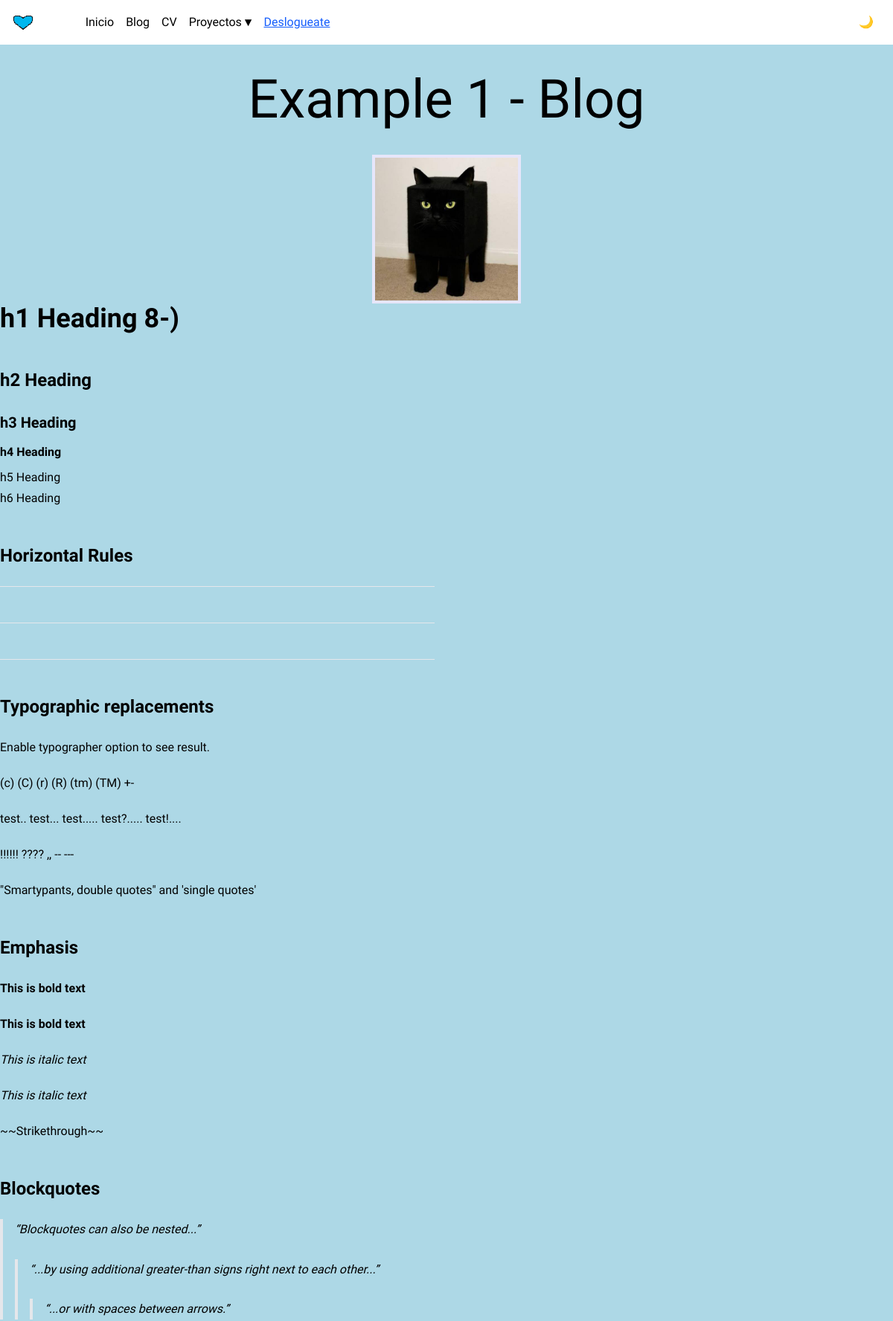
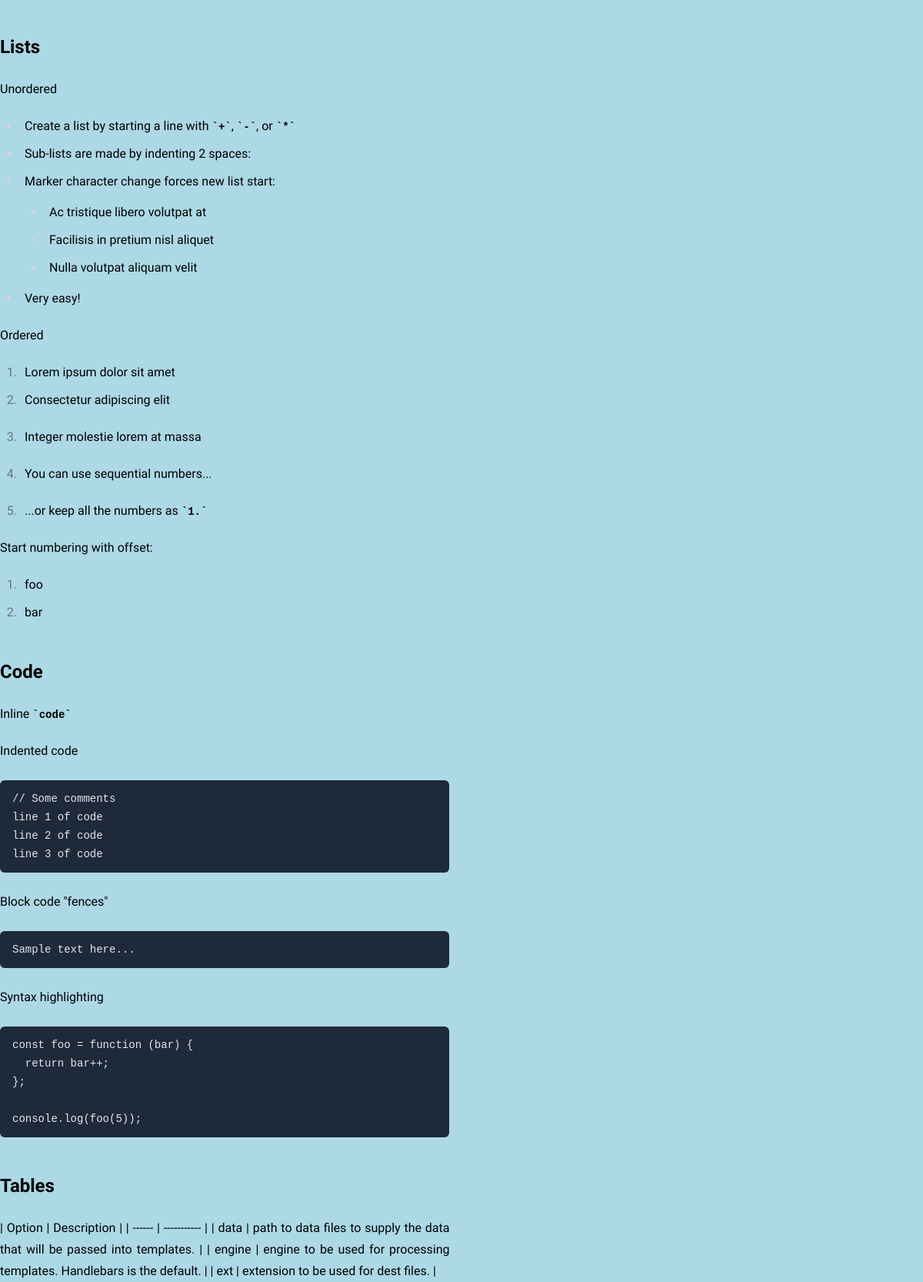
The app's page /blog/1/ (signed in, upper part) with its own data (2 pictures, top to bottom).
### blog/models.py (models this page shows, shortened)
class Product(models.Model):
    name = models.CharField(max_length=255)
    description = models.TextField()
    image = models.ImageField(upload_to='products/')
    created_at = models.DateTimeField(auto_now_add=True)
    updated_at = models.DateTimeField(auto_now=True)
    tags = models.ManyToManyField(Tag, related_name='products', blank=True)

### blog/views.py (the view)
# urls.py: path('blog/<int:pk>/', views.product_detail, name='product_detail'),
def product_detail(request, pk):
    product = get_object_or_404(Product, pk=pk)
    if request.method == 'POST':
        if not request.user.is_authenticated:
            return redirect('login')
        form = CommentForm(request.POST)
        if form.is_valid():
            comment = form.save(commit=False)
            comment.user = request.user
            comment.product = product
            parent_id = request.POST.get('parent_id')
            if parent_id:
                try:
                    parent_comment = Comment.objects.get(pk=parent_id)
                    comment.parent = parent_comment
                except Comment.DoesNotExist:
                    pass
            comment.save()
            return redirect('product_detail', pk=pk)
    else:
        form = CommentForm()
    comments = product.comments.filter(parent__isnull=True)
    return render(request, 'blogsite/blog2.html', {'product': product,
                                           'comments': comments,
                                           'comment_form': form})

### blog/templatetags/markdown_extras.py (called while the page is built)
@register.filter()
@stringfilter
def markdown(value):
    return md.markdown(value, extensions=["markdown.extensions.fenced_code"])

### templates/blogsite/blog2.html (shortened to what this page needs)
<!doctype html>
<html lang="es">
  {% load static tailwind_tags %} {% load markdown_extras %} {% load static %}
  <head>
    {% tailwind_preload_css %} {% tailwind_css %}
  </head>
  <body class="bg-main text-custom">
    <nav class="bg-accent-basic w-full px-4 py-2.5">
      <div class="max-w-7xl mx-auto grid grid-cols-12 items-center gap-4">
        <a class="col-span-2 sm:col-span-1" href="{% url 'index' %}">
          <img
            src="{% static 'icon.png' %}"
            alt="logo"
            class="w-[30px] h-[24px]"
          />
        </a>
        <div
          class="col-span-8 sm:col-span-10 grid grid-cols-1 md:grid-cols-12 items-center gap-4"
        >
          <ul
            class="md:col-span-8 grid grid-flow-col auto-cols-max gap-4 items-center"
          >
            <li>
              <a
                class="text-custom hover:opacity-75 font-normal"
                href="{% url 'index' %}"
                >Inicio</a
              >
            </li>
            <li>
              <a
                class="text-custom hover:opacity-75 font-normal"
                href="{% url 'product_list' %}"
                >Blog</a
              >
            </li>
            <li>
              <a
                class="text-custom hover:opacity-75 font-normal"
                href="{% static 'CV.pdf' %}"
                >CV</a
              >
            </li>
            <li class="relative group">
              <button
                type="button"
                class="text-custom hover:opacity-75 inline-grid grid-flow-col items-center gap-1 focus:outline-none"
              >
                Proyectos <span>▼</span>
              </button>
            </li>
            <li>
              {% if user.is_authenticated %}
              <form
                action="{% url 'logout' %}"
                method="post"
                style="display: inline"
              >
                <button type="submit" class="link">Deslogueate</button>
              </form>
              {% else %}
              <a href="{% url 'login' %}" class="link">Logueate</a>
              {% endif %}
            </li>
          </ul>
        </div>
        <div
          class="col-span-2 sm:col-span-1 grid place-items-center justify-self-end"
        >
          <div class="grid place-items-center">
            <label
              for="mode_dark"
              class="w-10 h-10 grid place-items-center cursor-pointer hidden"
              >🌙</label
            >
          </div>
        </div>
      </div>
    </nav>
    <h1
      class="font-normal text-custom text-[clamp(2.5rem,6vw,4.75rem)] text-center p-[20px_10px]"
    >
      {{ product.name }} - Blog
    </h1>
    <div class="block mx-auto text-center">
      <img
        src="{{ product.image.url }}"
        alt="{{ product.name }}"
        width="200"
        class="mx-auto border-4 border-accent"
      />
    </div>
    <div class="mx-auto mb-5 text-justify">
      <article class="prose-mono">
        {{ product.description|markdown|safe }}
      </article>
    </div>
  </body>
</html>

### records on screen
Product: name "Example 1", image (picture), description "h1 Heading 8-) h2 Heading h3 Heading h4 Heading h5 Heading h6 Heading Horizontal Rules Typographic replacements Enable typographer option to see result. (c) (C) (r) (R) (tm) (TM) +- test.. test... test..... test?..... test!.... !!!!!! ???? ,, -- --- \"Smartypants, double quotes\" and 'single quotes' Emphasis This is bold text This is bold text This is italic text This is italic text ~~Strikethrough~~ Blockquotes Blockquotes can also be nested... ...by using additional greater-than signs right next to each other... ...or with spaces between arrows. Lists Unordered Create a list by starting a line with + , - , or * Sub-lists are made by indenting 2 spaces: Marker character change forces new…"
